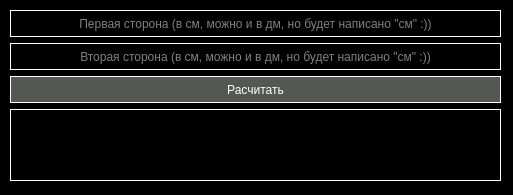
<?xml version="1.0" encoding="UTF-8"?>
<ui version="4.0">
 <class>PerimPolygon</class>
 <widget class="QMainWindow" name="PerimPolygon">
  <property name="geometry">
   <rect>
    <x>0</x>
    <y>0</y>
    <width>513</width>
    <height>195</height>
   </rect>
  </property>
  <property name="minimumSize">
   <size>
    <width>513</width>
    <height>195</height>
   </size>
  </property>
  <property name="maximumSize">
   <size>
    <width>513</width>
    <height>195</height>
   </size>
  </property>
  <property name="windowTitle">
   <string>Периметр прямоугольника</string>
  </property>
  <property name="styleSheet">
   <string notr="true">background-color: black;</string>
  </property>
  <property name="locale">
   <locale language="Russian" country="Russia"/>
  </property>
  <widget class="QWidget" name="centralwidget">
   <property name="styleSheet">
    <string notr="true">QLabel{
	color: white;
	border: 1px solid white;
}
QLineEdit{
	color: white;
	border: 1px solid white;
	height: 25px;
}
QPushButton{
	color: white;
	border: 1px solid white;
	height: 25px;
	background-color: rgb(85, 87, 83);
}
QPushButton:hover{
	background-color:rgb(136, 138, 133);
}</string>
   </property>
   <widget class="QWidget" name="verticalLayoutWidget">
    <property name="geometry">
     <rect>
      <x>10</x>
      <y>10</y>
      <width>491</width>
      <height>171</height>
     </rect>
    </property>
    <layout class="QVBoxLayout" name="verticalLayout">
     <item>
      <widget class="QLineEdit" name="lineEdit">
       <property name="inputMask">
        <string/>
       </property>
       <property name="text">
        <string/>
       </property>
       <property name="echoMode">
        <enum>QLineEdit::Normal</enum>
       </property>
       <property name="alignment">
        <set>Qt::AlignCenter</set>
       </property>
       <property name="placeholderText">
        <string>Первая сторона (в см, можно и в дм, но будет написано &quot;см&quot; :))</string>
       </property>
      </widget>
     </item>
     <item>
      <widget class="QLineEdit" name="lineEdit_2">
       <property name="alignment">
        <set>Qt::AlignCenter</set>
       </property>
       <property name="placeholderText">
        <string>Вторая сторона (в см, можно и в дм, но будет написано &quot;см&quot; :))</string>
       </property>
      </widget>
     </item>
     <item>
      <widget class="QPushButton" name="pushButton">
       <property name="text">
        <string>Расчитать</string>
       </property>
      </widget>
     </item>
     <item>
      <widget class="QLabel" name="label">
       <property name="text">
        <string/>
       </property>
       <property name="alignment">
        <set>Qt::AlignCenter</set>
       </property>
      </widget>
     </item>
    </layout>
   </widget>
  </widget>
 </widget>
 <resources/>
 <connections/>
</ui>
